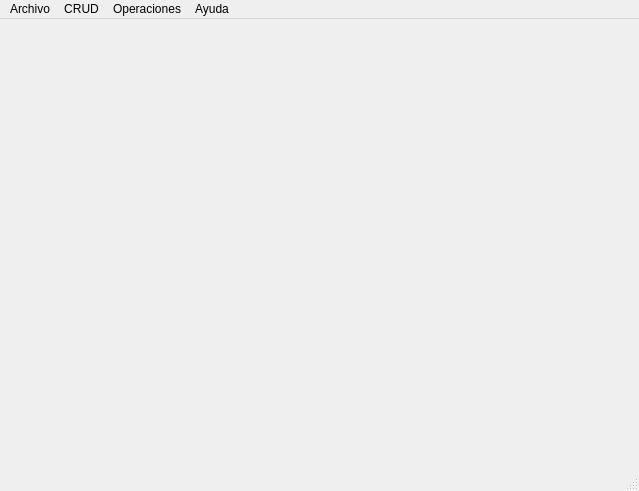
<?xml version="1.0" encoding="UTF-8"?>
<ui version="4.0">
 <class>MainWindow</class>
 <widget class="QMainWindow" name="MainWindow">
  <property name="geometry">
   <rect>
    <x>0</x>
    <y>0</y>
    <width>639</width>
    <height>491</height>
   </rect>
  </property>
  <property name="windowTitle">
   <string>SGRE - Sistema de gestión de la residencia estudiantil</string>
  </property>
  <widget class="QWidget" name="centralwidget"/>
  <widget class="QMenuBar" name="menubar">
   <property name="geometry">
    <rect>
     <x>0</x>
     <y>0</y>
     <width>639</width>
     <height>21</height>
    </rect>
   </property>
   <widget class="QMenu" name="menuArchivo">
    <property name="title">
     <string>Archivo</string>
    </property>
    <addaction name="opc_salir"/>
   </widget>
   <widget class="QMenu" name="menuCRUD">
    <property name="title">
     <string>CRUD</string>
    </property>
    <addaction name="opc_crud_est_nac"/>
    <addaction name="opc_crud_est_ext"/>
   </widget>
   <widget class="QMenu" name="menuOperaciones">
    <property name="title">
     <string>Operaciones</string>
    </property>
    <addaction name="opc_act_dir"/>
    <addaction name="opc_por_ciento"/>
    <addaction name="opc_prom"/>
    <addaction name="opc_menor"/>
    <addaction name="opc_datos"/>
   </widget>
   <widget class="QMenu" name="menuAyuda">
    <property name="title">
     <string>Ayuda</string>
    </property>
    <addaction name="opc_acerca"/>
   </widget>
   <addaction name="menuArchivo"/>
   <addaction name="menuCRUD"/>
   <addaction name="menuOperaciones"/>
   <addaction name="menuAyuda"/>
  </widget>
  <widget class="QStatusBar" name="statusbar"/>
  <action name="opc_salir">
   <property name="text">
    <string>Salir</string>
   </property>
   <property name="shortcut">
    <string>Alt+X</string>
   </property>
  </action>
  <action name="opc_crud_est_nac">
   <property name="text">
    <string>Estudiante Nacional</string>
   </property>
   <property name="shortcut">
    <string>Alt+N</string>
   </property>
  </action>
  <action name="opc_crud_est_ext">
   <property name="text">
    <string>Estudiante Extranjero</string>
   </property>
   <property name="shortcut">
    <string>Alt+E</string>
   </property>
  </action>
  <action name="opc_act_dir">
   <property name="text">
    <string>Actualizar dirección a estudiante nacional</string>
   </property>
   <property name="shortcut">
    <string>Alt+D</string>
   </property>
  </action>
  <action name="opc_por_ciento">
   <property name="text">
    <string>Por ciento de estudiantes extranjeros</string>
   </property>
   <property name="shortcut">
    <string>Alt+P</string>
   </property>
  </action>
  <action name="opc_prom">
   <property name="text">
    <string>Promedio de edad de los estudiantes extranjeros</string>
   </property>
   <property name="shortcut">
    <string>Alt+M</string>
   </property>
  </action>
  <action name="opc_menor">
   <property name="text">
    <string>Datos del menor estudiante nacional de una provincia</string>
   </property>
   <property name="shortcut">
    <string>Alt+T</string>
   </property>
  </action>
  <action name="opc_datos">
   <property name="text">
    <string>Datos de los estudiantes nacionales de una facultad</string>
   </property>
   <property name="shortcut">
    <string>Alt+S</string>
   </property>
  </action>
  <action name="opc_acerca">
   <property name="text">
    <string>Acerca de</string>
   </property>
   <property name="shortcut">
    <string>Alt+A</string>
   </property>
  </action>
 </widget>
 <resources/>
 <connections/>
</ui>
